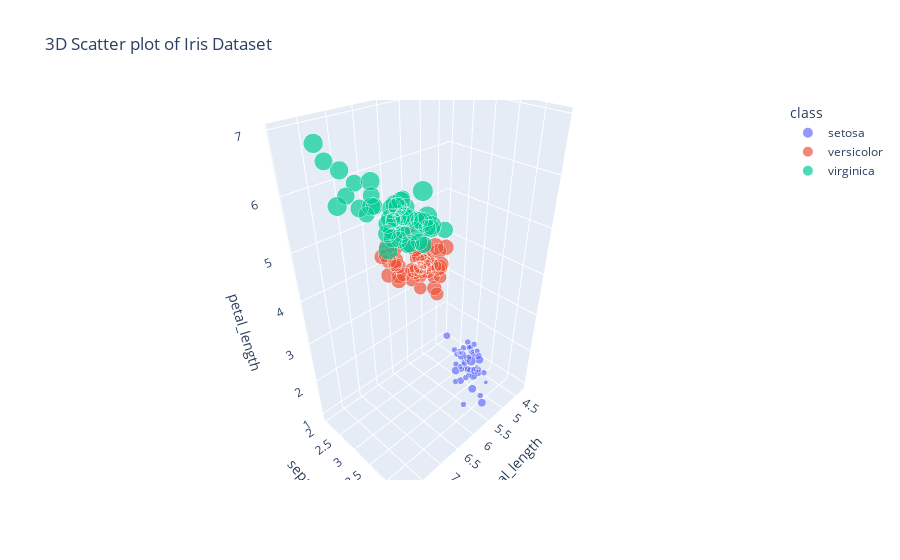

Notebook cell for this chart:
### Code cell
import plotly.express as px

fig = px.scatter_3d(iris_df, x='sepal_length', y='sepal_width', z='petal_length', color='class', size='petal_width',title='3D Scatter plot of Iris Dataset'
                    )

fig.show()

### Figure 1 — Plotly figure (JSON) as saved in the notebook; plotly's stock layout.template omitted (floating-point values rounded to 4 significant figures)
{"data": [{"hovertemplate": "class=setosa<br>sepal_length=%{x}<br>sepal_width=%{y}<br>petal_length=%{z}<br>petal_width=%{marker.size}<extra></extra>", "legendgroup": "setosa", "marker": {"color": "#636efa", "size": [0.2, 0.2, 0.2, 0.2, 0.2, 0.4, 0.3, 0.2, 0.2, 0.1, 0.2, 0.2, 0.1, 0.1, 0.2, 0.4, 0.4, 0.3, 0.3, 0.3, 0.2, 0.4, 0.2, 0.5, 0.2, 0.2, 0.4, 0.2, 0.2, 0.2, 0.2, 0.4, 0.1, 0.2, 0.2, 0.2, 0.2, 0.1, 0.2, 0.2, 0.3, 0.3, 0.2, 0.6, 0.4, 0.3, 0.2, 0.2, 0.2, 0.2], "sizemode": "area", "sizeref": 0.00625, "symbol": "circle"}, "mode": "markers", "name": "setosa", "scene": "scene", "showlegend": true, "type": "scatter3d", "x": [5.1, 4.9, 4.7, 4.6, 5.0, 5.4, 4.6, 5.0, 4.4, 4.9, 5.4, 4.8, 4.8, 4.3, 5.8, 5.7, 5.4, 5.1, 5.7, 5.1, 5.4, 5.1, 4.6, 5.1, 4.8, 5.0, 5.0, 5.2, 5.2, 4.7, 4.8, 5.4, 5.2, 5.5, 4.9, 5.0, 5.5, 4.9, 4.4, 5.1, 5.0, 4.5, 4.4, 5.0, 5.1, 4.8, 5.1, 4.6, 5.3, 5.0], "y": [3.5, 3.0, 3.2, 3.1, 3.6, 3.9, 3.4, 3.4, 2.9, 3.1, 3.7, 3.4, 3.0, 3.0, 4.0, 4.4, 3.9, 3.5, 3.8, 3.8, 3.4, 3.7, 3.6, 3.3, 3.4, 3.0, 3.4, 3.5, 3.4, 3.2, 3.1, 3.4, 4.1, 4.2, 3.1, 3.2, 3.5, 3.6, 3.0, 3.4, 3.5, 2.3, 3.2, 3.5, 3.8, 3.0, 3.8, 3.2, 3.7, 3.3], "z": [1.4, 1.4, 1.3, 1.5, 1.4, 1.7, 1.4, 1.5, 1.4, 1.5, 1.5, 1.6, 1.4, 1.1, 1.2, 1.5, 1.3, 1.4, 1.7, 1.5, 1.7, 1.5, 1.0, 1.7, 1.9, 1.6, 1.6, 1.5, 1.4, 1.6, 1.6, 1.5, 1.5, 1.4, 1.5, 1.2, 1.3, 1.4, 1.3, 1.5, 1.3, 1.3, 1.3, 1.6, 1.9, 1.4, 1.6, 1.4, 1.5, 1.4]}, {"hovertemplate": "class=versicolor<br>sepal_length=%{x}<br>sepal_width=%{y}<br>petal_length=%{z}<br>petal_width=%{marker.size}<extra></extra>", "legendgroup": "versicolor", "marker": {"color": "#EF553B", "size": [1.4, 1.5, 1.5, 1.3, 1.5, 1.3, 1.6, 1.0, 1.3, 1.4, 1.0, 1.5, 1.0, 1.4, 1.3, 1.4, 1.5, 1.0, 1.5, 1.1, 1.8, 1.3, 1.5, 1.2, 1.3, 1.4, 1.4, 1.7, 1.5, 1.0, 1.1, 1.0, 1.2, 1.6, 1.5, 1.6, 1.5, 1.3, 1.3, 1.3, 1.2, 1.4, 1.2, 1.0, 1.3, 1.2, 1.3, 1.3, 1.1, 1.3], "sizemode": "area", "sizeref": 0.00625, "symbol": "circle"}, "mode": "markers", "name": "versicolor", "scene": "scene", "showlegend": true, "type": "scatter3d", "x": [7.0, 6.4, 6.9, 5.5, 6.5, 5.7, 6.3, 4.9, 6.6, 5.2, 5.0, 5.9, 6.0, 6.1, 5.6, 6.7, 5.6, 5.8, 6.2, 5.6, 5.9, 6.1, 6.3, 6.1, 6.4, 6.6, 6.8, 6.7, 6.0, 5.7, 5.5, 5.5, 5.8, 6.0, 5.4, 6.0, 6.7, 6.3, 5.6, 5.5, 5.5, 6.1, 5.8, 5.0, 5.6, 5.7, 5.7, 6.2, 5.1, 5.7], "y": [3.2, 3.2, 3.1, 2.3, 2.8, 2.8, 3.3, 2.4, 2.9, 2.7, 2.0, 3.0, 2.2, 2.9, 2.9, 3.1, 3.0, 2.7, 2.2, 2.5, 3.2, 2.8, 2.5, 2.8, 2.9, 3.0, 2.8, 3.0, 2.9, 2.6, 2.4, 2.4, 2.7, 2.7, 3.0, 3.4, 3.1, 2.3, 3.0, 2.5, 2.6, 3.0, 2.6, 2.3, 2.7, 3.0, 2.9, 2.9, 2.5, 2.8], "z": [4.7, 4.5, 4.9, 4.0, 4.6, 4.5, 4.7, 3.3, 4.6, 3.9, 3.5, 4.2, 4.0, 4.7, 3.6, 4.4, 4.5, 4.1, 4.5, 3.9, 4.8, 4.0, 4.9, 4.7, 4.3, 4.4, 4.8, 5.0, 4.5, 3.5, 3.8, 3.7, 3.9, 5.1, 4.5, 4.5, 4.7, 4.4, 4.1, 4.0, 4.4, 4.6, 4.0, 3.3, 4.2, 4.2, 4.2, 4.3, 3.0, 4.1]}, {"hovertemplate": "class=virginica<br>sepal_length=%{x}<br>sepal_width=%{y}<br>petal_length=%{z}<br>petal_width=%{marker.size}<extra></extra>", "legendgroup": "virginica", "marker": {"color": "#00cc96", "size": [2.5, 1.9, 2.1, 1.8, 2.2, 2.1, 1.7, 1.8, 1.8, 2.5, 2.0, 1.9, 2.1, 2.0, 2.4, 2.3, 1.8, 2.2, 2.3, 1.5, 2.3, 2.0, 2.0, 1.8, 2.1, 1.8, 1.8, 1.8, 2.1, 1.6, 1.9, 2.0, 2.2, 1.5, 1.4, 2.3, 2.4, 1.8, 1.8, 2.1, 2.4, 2.3, 1.9, 2.3, 2.5, 2.3, 1.9, 2.0, 2.3, 1.8], "sizemode": "area", "sizeref": 0.00625, "symbol": "circle"}, "mode": "markers", "name": "virginica", "scene": "scene", "showlegend": true, "type": "scatter3d", "x": [6.3, 5.8, 7.1, 6.3, 6.5, 7.6, 4.9, 7.3, 6.7, 7.2, 6.5, 6.4, 6.8, 5.7, 5.8, 6.4, 6.5, 7.7, 7.7, 6.0, 6.9, 5.6, 7.7, 6.3, 6.7, 7.2, 6.2, 6.1, 6.4, 7.2, 7.4, 7.9, 6.4, 6.3, 6.1, 7.7, 6.3, 6.4, 6.0, 6.9, 6.7, 6.9, 5.8, 6.8, 6.7, 6.7, 6.3, 6.5, 6.2, 5.9], "y": [3.3, 2.7, 3.0, 2.9, 3.0, 3.0, 2.5, 2.9, 2.5, 3.6, 3.2, 2.7, 3.0, 2.5, 2.8, 3.2, 3.0, 3.8, 2.6, 2.2, 3.2, 2.8, 2.8, 2.7, 3.3, 3.2, 2.8, 3.0, 2.8, 3.0, 2.8, 3.8, 2.8, 2.8, 2.6, 3.0, 3.4, 3.1, 3.0, 3.1, 3.1, 3.1, 2.7, 3.2, 3.3, 3.0, 2.5, 3.0, 3.4, 3.0], "z": [6.0, 5.1, 5.9, 5.6, 5.8, 6.6, 4.5, 6.3, 5.8, 6.1, 5.1, 5.3, 5.5, 5.0, 5.1, 5.3, 5.5, 6.7, 6.9, 5.0, 5.7, 4.9, 6.7, 4.9, 5.7, 6.0, 4.8, 4.9, 5.6, 5.8, 6.1, 6.4, 5.6, 5.1, 5.6, 6.1, 5.6, 5.5, 4.8, 5.4, 5.6, 5.1, 5.1, 5.9, 5.7, 5.2, 5.0, 5.2, 5.4, 5.1]}], "layout": {"legend": {"itemsizing": "constant", "title": {"text": "class"}, "tracegroupgap": 0}, "scene": {"domain": {"x": [0, 1], "y": [0, 1]}, "xaxis": {"title": {"text": "sepal_length"}}, "yaxis": {"title": {"text": "sepal_width"}}, "zaxis": {"title": {"text": "petal_length"}}}, "title": {"text": "3D Scatter plot of Iris Dataset"}}}
